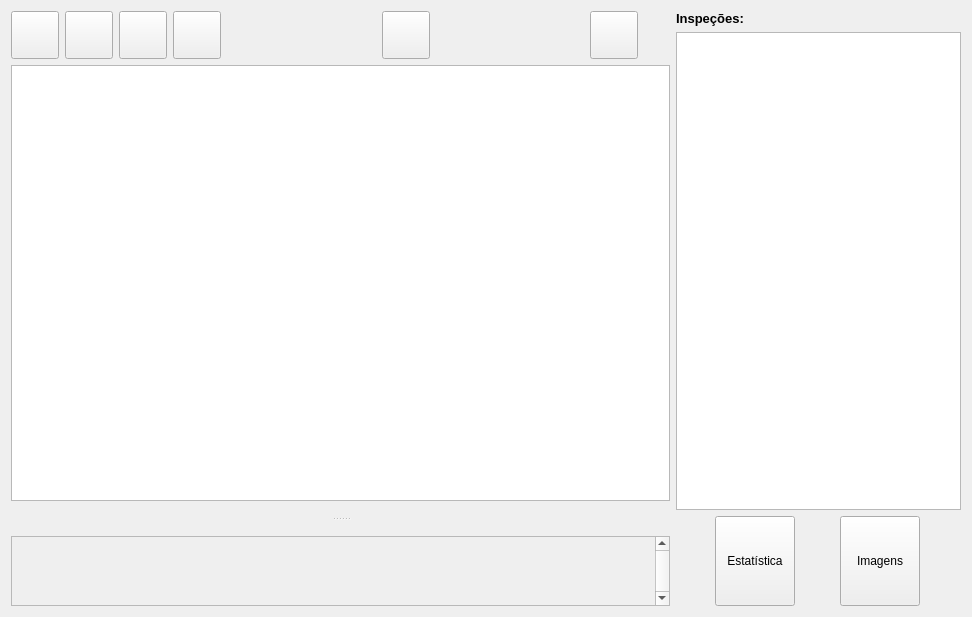
<?xml version="1.0" encoding="UTF-8"?>
<ui version="4.0">
 <class>FormProcessContent</class>
 <widget class="QWidget" name="FormProcessContent">
  <property name="geometry">
   <rect>
    <x>0</x>
    <y>0</y>
    <width>972</width>
    <height>617</height>
   </rect>
  </property>
  <property name="windowTitle">
   <string>Form</string>
  </property>
  <layout class="QHBoxLayout" name="horizontalLayout_3" stretch="1,0">
   <item>
    <widget class="QSplitter" name="splitter">
     <property name="styleSheet">
      <string notr="true">QSplitter::handle {
    image: url(&quot;:/images/splitter_icon.png&quot;);
}</string>
     </property>
     <property name="orientation">
      <enum>Qt::Vertical</enum>
     </property>
     <property name="handleWidth">
      <number>35</number>
     </property>
     <widget class="QWidget" name="layoutWidget_2">
      <layout class="QVBoxLayout" name="verticalLayout_2">
       <item>
        <layout class="QHBoxLayout" name="horizontalLayout_2">
         <item>
          <widget class="ButtonBeR" name="btn_zoom_in">
           <property name="minimumSize">
            <size>
             <width>48</width>
             <height>48</height>
            </size>
           </property>
           <property name="maximumSize">
            <size>
             <width>48</width>
             <height>48</height>
            </size>
           </property>
           <property name="focusPolicy">
            <enum>Qt::NoFocus</enum>
           </property>
           <property name="text">
            <string/>
           </property>
           <property name="icon">
            <iconset resource="../res/icons.qrc">
             <normaloff>:/icons/zoom_in.png</normaloff>:/icons/zoom_in.png</iconset>
           </property>
           <property name="iconSize">
            <size>
             <width>16</width>
             <height>16</height>
            </size>
           </property>
           <property name="autoRepeat">
            <bool>true</bool>
           </property>
           <property name="autoRepeatDelay">
            <number>600</number>
           </property>
           <property name="autoRepeatInterval">
            <number>250</number>
           </property>
           <property name="bgIcon">
            <iconset resource="../res/icons.qrc">
             <normaloff>:/icons/bt-blank.png</normaloff>
             <normalon>:/icons/bt-blank_pressed.png</normalon>:/icons/bt-blank.png</iconset>
           </property>
           <property name="bgIconSize">
            <size>
             <width>48</width>
             <height>48</height>
            </size>
           </property>
          </widget>
         </item>
         <item>
          <widget class="ButtonBeR" name="btn_zoom_out">
           <property name="minimumSize">
            <size>
             <width>48</width>
             <height>48</height>
            </size>
           </property>
           <property name="maximumSize">
            <size>
             <width>48</width>
             <height>48</height>
            </size>
           </property>
           <property name="focusPolicy">
            <enum>Qt::NoFocus</enum>
           </property>
           <property name="text">
            <string/>
           </property>
           <property name="icon">
            <iconset resource="../res/icons.qrc">
             <normaloff>:/icons/zoom_out.png</normaloff>:/icons/zoom_out.png</iconset>
           </property>
           <property name="iconSize">
            <size>
             <width>16</width>
             <height>16</height>
            </size>
           </property>
           <property name="autoRepeat">
            <bool>true</bool>
           </property>
           <property name="autoRepeatDelay">
            <number>600</number>
           </property>
           <property name="autoRepeatInterval">
            <number>250</number>
           </property>
           <property name="bgIcon">
            <iconset resource="../res/icons.qrc">
             <normaloff>:/icons/bt-blank.png</normaloff>
             <normalon>:/icons/bt-blank_pressed.png</normalon>:/icons/bt-blank.png</iconset>
           </property>
           <property name="bgIconSize">
            <size>
             <width>48</width>
             <height>48</height>
            </size>
           </property>
          </widget>
         </item>
         <item>
          <widget class="ButtonBeR" name="btn_zoom_fit">
           <property name="minimumSize">
            <size>
             <width>48</width>
             <height>48</height>
            </size>
           </property>
           <property name="maximumSize">
            <size>
             <width>48</width>
             <height>48</height>
            </size>
           </property>
           <property name="focusPolicy">
            <enum>Qt::NoFocus</enum>
           </property>
           <property name="text">
            <string/>
           </property>
           <property name="icon">
            <iconset resource="../res/icons.qrc">
             <normaloff>:/icons/zoom_fit.png</normaloff>:/icons/zoom_fit.png</iconset>
           </property>
           <property name="iconSize">
            <size>
             <width>16</width>
             <height>16</height>
            </size>
           </property>
           <property name="autoRepeat">
            <bool>true</bool>
           </property>
           <property name="autoRepeatDelay">
            <number>600</number>
           </property>
           <property name="autoRepeatInterval">
            <number>250</number>
           </property>
           <property name="bgIcon">
            <iconset resource="../res/icons.qrc">
             <normaloff>:/icons/bt-blank.png</normaloff>
             <normalon>:/icons/bt-blank_pressed.png</normalon>:/icons/bt-blank.png</iconset>
           </property>
           <property name="bgIconSize">
            <size>
             <width>48</width>
             <height>48</height>
            </size>
           </property>
          </widget>
         </item>
         <item>
          <widget class="ButtonBeR" name="btn_zoom_area">
           <property name="minimumSize">
            <size>
             <width>48</width>
             <height>48</height>
            </size>
           </property>
           <property name="maximumSize">
            <size>
             <width>48</width>
             <height>48</height>
            </size>
           </property>
           <property name="focusPolicy">
            <enum>Qt::NoFocus</enum>
           </property>
           <property name="text">
            <string/>
           </property>
           <property name="icon">
            <iconset resource="../res/icons.qrc">
             <normaloff>:/icons/zoom_fit_all.png</normaloff>:/icons/zoom_fit_all.png</iconset>
           </property>
           <property name="iconSize">
            <size>
             <width>16</width>
             <height>16</height>
            </size>
           </property>
           <property name="autoRepeat">
            <bool>true</bool>
           </property>
           <property name="autoRepeatDelay">
            <number>600</number>
           </property>
           <property name="autoRepeatInterval">
            <number>250</number>
           </property>
           <property name="bgIcon">
            <iconset resource="../res/icons.qrc">
             <normaloff>:/icons/bt-blank.png</normaloff>
             <normalon>:/icons/bt-blank_pressed.png</normalon>:/icons/bt-blank.png</iconset>
           </property>
           <property name="bgIconSize">
            <size>
             <width>48</width>
             <height>48</height>
            </size>
           </property>
          </widget>
         </item>
         <item>
          <spacer name="horizontalSpacer_3">
           <property name="focusPolicy">
            <enum>Qt::NoFocus</enum>
           </property>
           <property name="orientation">
            <enum>Qt::Horizontal</enum>
           </property>
           <property name="sizeHint" stdset="0">
            <size>
             <width>40</width>
             <height>20</height>
            </size>
           </property>
          </spacer>
         </item>
         <item>
          <widget class="ButtonBeR" name="btn_sincrinizeDataBase">
           <property name="minimumSize">
            <size>
             <width>48</width>
             <height>48</height>
            </size>
           </property>
           <property name="maximumSize">
            <size>
             <width>48</width>
             <height>48</height>
            </size>
           </property>
           <property name="icon">
            <iconset resource="../res/icons.qrc">
             <normaloff>:/icons/database-reload-alt-2.png</normaloff>:/icons/database-reload-alt-2.png</iconset>
           </property>
           <property name="iconSize">
            <size>
             <width>24</width>
             <height>24</height>
            </size>
           </property>
           <property name="bgIcon">
            <iconset resource="../res/icons.qrc">
             <normaloff>:/icons/bt-blank.png</normaloff>
             <normalon>:/icons/bt-blank_pressed.png</normalon>:/icons/bt-blank.png</iconset>
           </property>
           <property name="bgIconSize">
            <size>
             <width>48</width>
             <height>48</height>
            </size>
           </property>
          </widget>
         </item>
         <item>
          <spacer name="horizontalSpacer">
           <property name="orientation">
            <enum>Qt::Horizontal</enum>
           </property>
           <property name="sizeHint" stdset="0">
            <size>
             <width>40</width>
             <height>20</height>
            </size>
           </property>
          </spacer>
         </item>
         <item>
          <widget class="ButtonBeR" name="btn_camera_snap">
           <property name="minimumSize">
            <size>
             <width>48</width>
             <height>48</height>
            </size>
           </property>
           <property name="maximumSize">
            <size>
             <width>48</width>
             <height>48</height>
            </size>
           </property>
           <property name="focusPolicy">
            <enum>Qt::NoFocus</enum>
           </property>
           <property name="text">
            <string/>
           </property>
           <property name="icon">
            <iconset resource="../res/icons.qrc">
             <normaloff>:/icons/camera.png</normaloff>:/icons/camera.png</iconset>
           </property>
           <property name="iconSize">
            <size>
             <width>16</width>
             <height>16</height>
            </size>
           </property>
           <property name="checkable">
            <bool>false</bool>
           </property>
           <property name="autoRepeat">
            <bool>false</bool>
           </property>
           <property name="autoRepeatDelay">
            <number>600</number>
           </property>
           <property name="autoRepeatInterval">
            <number>250</number>
           </property>
           <property name="bgIcon">
            <iconset resource="../res/icons.qrc">
             <normaloff>:/icons/bt-blank.png</normaloff>
             <normalon>:/icons/bt-blank_pressed.png</normalon>:/icons/bt-blank.png</iconset>
           </property>
           <property name="bgIconSize">
            <size>
             <width>48</width>
             <height>48</height>
            </size>
           </property>
          </widget>
         </item>
         <item>
          <spacer name="horizontalSpacer_5">
           <property name="focusPolicy">
            <enum>Qt::NoFocus</enum>
           </property>
           <property name="orientation">
            <enum>Qt::Horizontal</enum>
           </property>
           <property name="sizeType">
            <enum>QSizePolicy::Fixed</enum>
           </property>
           <property name="sizeHint" stdset="0">
            <size>
             <width>32</width>
             <height>20</height>
            </size>
           </property>
          </spacer>
         </item>
        </layout>
       </item>
       <item>
        <widget class="ImageDevice" name="imagedevice"/>
       </item>
      </layout>
     </widget>
     <widget class="QScrollArea" name="scrollArea">
      <property name="verticalScrollBarPolicy">
       <enum>Qt::ScrollBarAlwaysOn</enum>
      </property>
      <property name="widgetResizable">
       <bool>true</bool>
      </property>
      <widget class="QWidget" name="scrollAreaWidgetContents">
       <property name="geometry">
        <rect>
         <x>0</x>
         <y>0</y>
         <width>645</width>
         <height>68</height>
        </rect>
       </property>
       <layout class="QVBoxLayout" name="verticalLayout_4"/>
      </widget>
     </widget>
    </widget>
   </item>
   <item>
    <layout class="QVBoxLayout" name="verticalLayout" stretch="0,0,0">
     <item>
      <widget class="QLabel" name="label">
       <property name="font">
        <font>
         <pointsize>10</pointsize>
         <weight>75</weight>
         <bold>true</bold>
        </font>
       </property>
       <property name="text">
        <string>Inspeções:</string>
       </property>
      </widget>
     </item>
     <item>
      <widget class="QListWidget" name="lst_tools">
       <property name="minimumSize">
        <size>
         <width>285</width>
         <height>0</height>
        </size>
       </property>
       <property name="maximumSize">
        <size>
         <width>285</width>
         <height>16777215</height>
        </size>
       </property>
       <property name="palette">
        <palette>
         <active>
          <colorrole role="Highlight">
           <brush brushstyle="SolidPattern">
            <color alpha="255">
             <red>191</red>
             <green>197</green>
             <blue>200</blue>
            </color>
           </brush>
          </colorrole>
         </active>
         <inactive>
          <colorrole role="Highlight">
           <brush brushstyle="SolidPattern">
            <color alpha="255">
             <red>191</red>
             <green>197</green>
             <blue>200</blue>
            </color>
           </brush>
          </colorrole>
         </inactive>
         <disabled>
          <colorrole role="Highlight">
           <brush brushstyle="SolidPattern">
            <color alpha="255">
             <red>145</red>
             <green>145</green>
             <blue>145</blue>
            </color>
           </brush>
          </colorrole>
         </disabled>
        </palette>
       </property>
       <property name="verticalScrollBarPolicy">
        <enum>Qt::ScrollBarAsNeeded</enum>
       </property>
       <property name="horizontalScrollBarPolicy">
        <enum>Qt::ScrollBarAlwaysOff</enum>
       </property>
       <property name="dragDropMode">
        <enum>QAbstractItemView::DragDrop</enum>
       </property>
       <property name="defaultDropAction">
        <enum>Qt::MoveAction</enum>
       </property>
      </widget>
     </item>
     <item>
      <layout class="QHBoxLayout" name="horizontalLayout">
       <item>
        <widget class="ButtonBeR" name="btn_Statistics">
         <property name="minimumSize">
          <size>
           <width>80</width>
           <height>90</height>
          </size>
         </property>
         <property name="maximumSize">
          <size>
           <width>80</width>
           <height>90</height>
          </size>
         </property>
         <property name="text">
          <string>Estatística</string>
         </property>
         <property name="icon">
          <iconset resource="../res/icons.qrc">
           <normaloff>:/icons/statistics-chart.png</normaloff>:/icons/statistics-chart.png</iconset>
         </property>
         <property name="iconSize">
          <size>
           <width>32</width>
           <height>32</height>
          </size>
         </property>
         <property name="checkable">
          <bool>true</bool>
         </property>
         <property name="checked">
          <bool>false</bool>
         </property>
         <property name="bgIcon">
          <iconset resource="../res/icons.qrc">
           <normaloff>:/icons/bt-blank.png</normaloff>
           <normalon>:/icons/bt-blank_pressed.png</normalon>:/icons/bt-blank.png</iconset>
         </property>
         <property name="bgIconSize">
          <size>
           <width>70</width>
           <height>70</height>
          </size>
         </property>
        </widget>
       </item>
       <item>
        <widget class="ButtonBeR" name="btn_ImageLog">
         <property name="minimumSize">
          <size>
           <width>80</width>
           <height>90</height>
          </size>
         </property>
         <property name="maximumSize">
          <size>
           <width>80</width>
           <height>90</height>
          </size>
         </property>
         <property name="text">
          <string>Imagens</string>
         </property>
         <property name="icon">
          <iconset resource="../res/icons.qrc">
           <normaloff>:/icons/photo.png</normaloff>:/icons/photo.png</iconset>
         </property>
         <property name="iconSize">
          <size>
           <width>32</width>
           <height>32</height>
          </size>
         </property>
         <property name="bgIcon">
          <iconset resource="../res/icons.qrc">
           <normaloff>:/icons/bt-blank.png</normaloff>
           <normalon>:/icons/bt-blank_pressed.png</normalon>:/icons/bt-blank.png</iconset>
         </property>
         <property name="bgIconSize">
          <size>
           <width>70</width>
           <height>70</height>
          </size>
         </property>
         <attribute name="buttonGroup">
          <string notr="true">buttonGroup</string>
         </attribute>
        </widget>
       </item>
      </layout>
     </item>
    </layout>
   </item>
  </layout>
 </widget>
 <customwidgets>
  <customwidget>
   <class>ButtonBeR</class>
   <extends>QPushButton</extends>
   <header>buttonber.h</header>
  </customwidget>
  <customwidget>
   <class>ImageDevice</class>
   <extends>QGraphicsView</extends>
   <header location="global">mv/imagedevice.h</header>
   <slots>
    <slot>zoomFit()</slot>
    <slot>zoomIn()</slot>
    <slot>zoomOut()</slot>
    <slot>zoomFitItems()</slot>
    <slot>lockParent(bool)</slot>
    <slot>snap()</slot>
    <slot>Show()</slot>
    <slot>Hide()</slot>
   </slots>
  </customwidget>
 </customwidgets>
 <resources>
  <include location="../res/icons.qrc"/>
 </resources>
 <connections>
  <connection>
   <sender>btn_zoom_in</sender>
   <signal>clicked()</signal>
   <receiver>imagedevice</receiver>
   <slot>zoomIn()</slot>
   <hints>
    <hint type="sourcelabel">
     <x>45</x>
     <y>46</y>
    </hint>
    <hint type="destinationlabel">
     <x>46</x>
     <y>81</y>
    </hint>
   </hints>
  </connection>
  <connection>
   <sender>btn_zoom_out</sender>
   <signal>clicked()</signal>
   <receiver>imagedevice</receiver>
   <slot>zoomOut()</slot>
   <hints>
    <hint type="sourcelabel">
     <x>89</x>
     <y>46</y>
    </hint>
    <hint type="destinationlabel">
     <x>88</x>
     <y>85</y>
    </hint>
   </hints>
  </connection>
  <connection>
   <sender>btn_zoom_fit</sender>
   <signal>clicked()</signal>
   <receiver>imagedevice</receiver>
   <slot>zoomFit()</slot>
   <hints>
    <hint type="sourcelabel">
     <x>139</x>
     <y>44</y>
    </hint>
    <hint type="destinationlabel">
     <x>141</x>
     <y>83</y>
    </hint>
   </hints>
  </connection>
  <connection>
   <sender>btn_zoom_area</sender>
   <signal>clicked()</signal>
   <receiver>imagedevice</receiver>
   <slot>zoomFitItems()</slot>
   <hints>
    <hint type="sourcelabel">
     <x>204</x>
     <y>41</y>
    </hint>
    <hint type="destinationlabel">
     <x>206</x>
     <y>107</y>
    </hint>
   </hints>
  </connection>
 </connections>
 <buttongroups>
  <buttongroup name="buttonGroup"/>
 </buttongroups>
</ui>
